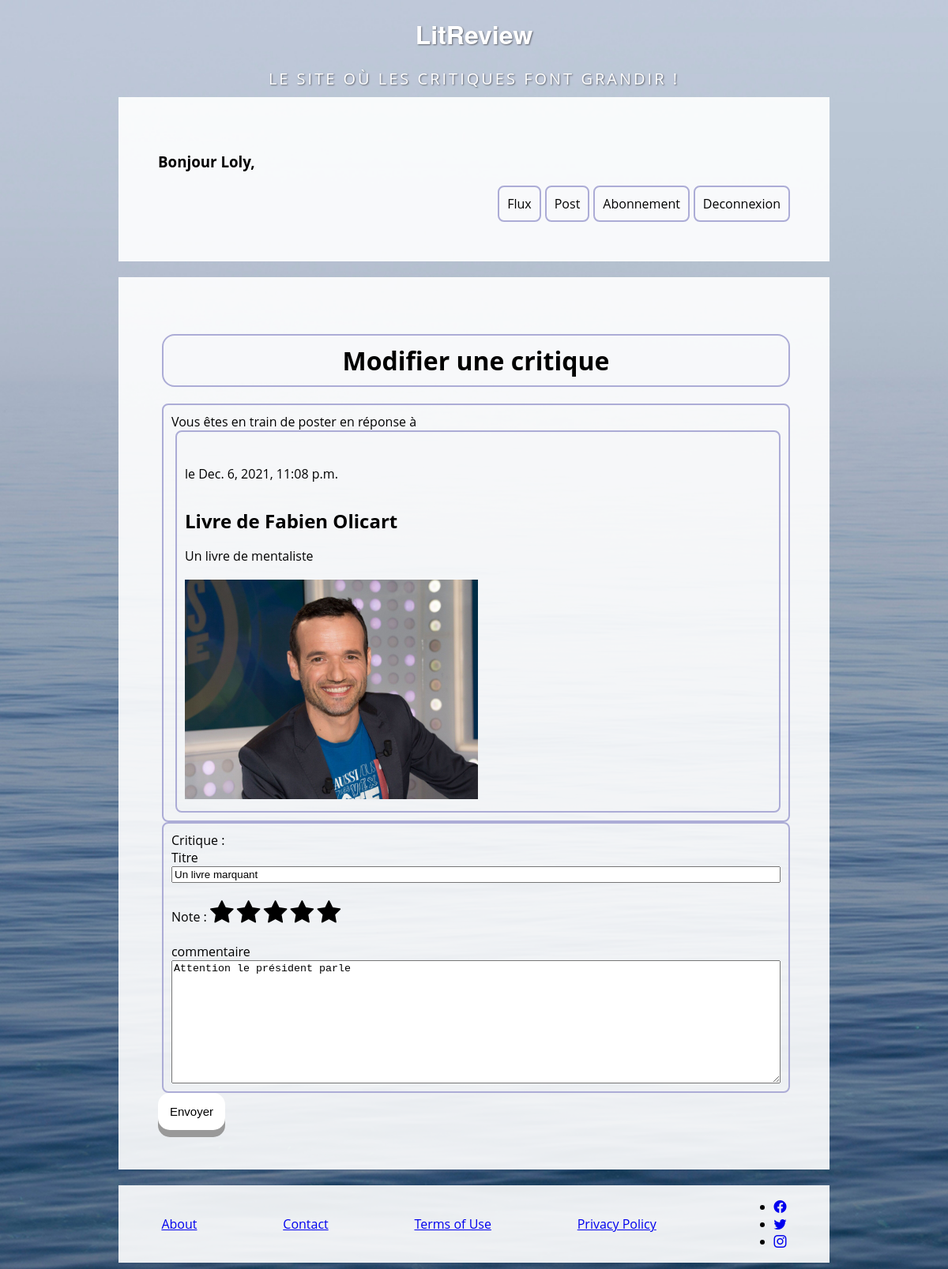
/review/update/1/post/1 (signed in), run on the app's committed database.
### core/models.py (models this page shows)
class User(AbstractUser):
    pass

class Ticket(models.Model):
    ticket = models.CharField(max_length=128)
    description = models.TextField(max_length=2048, blank=True)
    user = models.ForeignKey(
                            to=User,
                            on_delete=models.CASCADE)
    image = models.ImageField(upload_to='images/', blank=True)
    time_created = models.DateTimeField(auto_now_add=True)

### review/models.py (models this page shows)
class Review(models.Model):
    ticket = models.ForeignKey(to=Ticket, on_delete=models.CASCADE)
    rating = models.PositiveSmallIntegerField(
        validators=[MinValueValidator(0), MaxValueValidator(5)])
    user = models.ForeignKey(
        to=User, on_delete=models.CASCADE)
    headline = models.CharField(max_length=128)
    body = models.TextField(max_length=8192, blank=True)
    time_created = models.DateTimeField(auto_now_add=True)

### review/views.py (the view, shortened to what this page needs)
# urls.py: path('update/<int:id_review>/post/<int:id_post>', views.update_review, name="update_review"),
def update_review(request, id_review, id_post):
    review_toUpdate = Review.objects.get(id=id_review)
    post_reviewed = Ticket.objects.get(id=id_post)
    if request.method == "GET":
        review_form = NewReviewForm(instance=review_toUpdate)
        return render(
                request=request,
                template_name="update_review.html",
                context={
                    "id_post": post_reviewed.id,
                    "id_review": review_toUpdate.id,
                    "review_form": review_form,
                    "ticket_form": post_reviewed
                    }
            )

### review/forms.py (shortened to what this page needs)
class NewReviewForm(ModelForm):
    class Meta:
        model = Review
        fields = [
            "headline",
            "body",
            "rating",
            ]

### review/templates/update_review.html (shortened to what this page needs)
{% extends 'core/base.html' %} {% block menu%} {%include 'core/menu.html'%} {% endblock%} {% block content %}
<H1>Modifier une critique</H1>
<div class=" form-group" style="flex-direction: column; ">
    <label>Vous êtes en train de poster en réponse à </label>
    <div class=" form-group" style="flex-direction: column; ">
        <p style="font-style: italic;">
            <div style="float: right;">le {{ticket_form.time_created}} </div>
        </p>
        <div style="font-weight: bold; font-size: x-large;">
            {{ticket_form.ticket}}
        </div>
        <p>
            {{ticket_form.description}}
        </p>
        <div>
            <img src="/media/{{ticket_form.image}}" class="img-responsive" style="width: 50%; height:80%;" />
        </div>
    </div>
</div>
<form action="{% url 'review:update_review' id_review id_post %}" method="post">
    <div class=" form-group " style="flex-direction: column;">
        <label>Critique : </label>
        <label for="titre " class="control-label "> Titre</label> {{ review_form.headline }}
        <br>
        <label for="note " class="control-label ">Note :
        <span class="fa fa-star fa-2x " id="first"></span>
        <span class="fa fa-star fa-2x " id="second"></span>
        <span class="fa fa-star fa-2x " id="third"></span>
        <span class="fa fa-star fa-2x" id="fourth"></span>
        <span class="fa fa-star fa-2x" id="fifth"></span>
        </label>
        <br>
        <label for="commentaire" class="control-label ">commentaire  </label> {{ review_form.body}}
    </div>
    <button type="submit " class="style-button ">Envoyer</button>
</form>
{% endblock%}

### core/templates/core/menu.html
<div class="container">
    <div class="row">
        <div class="box">
            <H3>Bonjour {{request.user}}, </H3>
            <div id="menu" style="display: flex;
            flex-direction: row;
            justify-content: right;">
                <div id="flux" class="item-menu">
                    <a href="/home"> Flux </a>
                </div>
                <div id="post" class="item-menu">
                    <a href="/posts"> Post</a>
                </div>
                <div id="userfollows" class="item-menu">
                    <a href="/userfollows/ ">Abonnement</a>
                </div>
                <div id="deconnexion " class="item-menu">
                    <a href="/logout"> Deconnexion </a>
                </div>
            </div>
        </div>
    </div>

### core/static/core/css/monstyle.css (style rules this page uses)
body { font-family: "Open Sans", "Helvetica Neue", Helvetica, Arial, sans-serif; background: url('/static/core/assets/img/bg-masthead.jpg') no-repeat center center fixed; -webkit-background-size: cover; -moz-background-size: cover; background-size: cover; -o-background-size: cover; margin-left: 150px; margin-right: 150px; margin-top: 10px; }
p { font-size: 1em; line-height: 1.6; color: #000; }
.box { margin-bottom: 20px; padding: 50px 50px; background: #fff; background: rgba(255, 255, 255, 0.9); }
.style-button { display: inline-block; padding: 15px; font-size: 15px; cursor: pointer; text-align: center; text-decoration: none; outline: none; color: black; background-color: white; border: none; border-radius: 15px; box-shadow: 0 9px #999; margin-left: auto; margin-right: auto; }
.form-group, h1 { display: flex; justify-content: space-around; align-items: left; border: 2px solid rgb(172, 172, 214); border-radius: .5em; padding: 10px; margin-left: 5px; }
.item-menu { border: 2px solid rgb(172, 172, 214); border-radius: .5em; padding: 10px; margin-left: 5px; }
.item-menu>a { text-decoration: none; color: black; }

### data on the page
User: user "Loly"
Ticket: time_created "Dec. 6, 2021, 11:08 p.m.", ticket "Livre de Fabien Olicart", description "Un livre de mentaliste", image (picture)
Review: headline "Un livre marquant", body "Attention le président parle"
